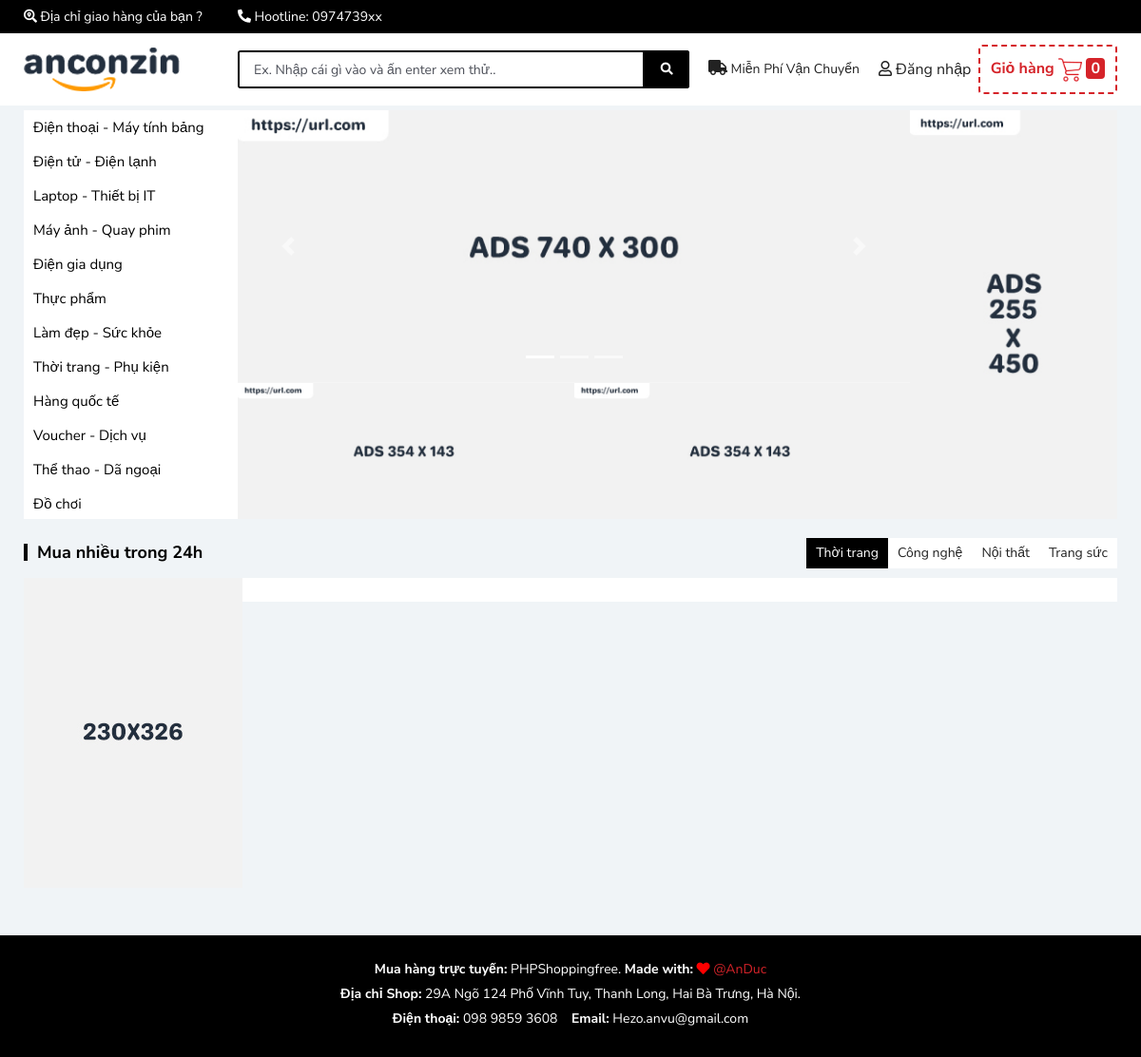
Screenshot of /PHPShopping/product.php?cat=1 with the database file from the repository.
### tables this page shows
CREATE TABLE `tbl_category` (
  `catId` int(11) NOT NULL,
  `catName` varchar(255) NOT NULL,
  `catTitle` varchar(255) NOT NULL
);

### PHPShopping/class/category.php (called while the page is built, shortened)
<?php
	$filepath = realpath(dirname(__FILE__));
	include_once($filepath.'/../libs/database.php');
?>
<?php
	class category
	{
		private $db;
		public function __construct()
		{
			$this->db = new Database();
		}
		public function show_category()
		{
			$query = "SELECT * FROM tbl_category order by catId asc ";
			$result = $this->db->select($query);
			return $result;
		}
	}
 ?>

### PHPShopping/libs/database.php (called while the page is built, shortened)
<?php
Class Database{
   public $host   = DB_HOST;
   public $user   = DB_USER;
   public $pass   = DB_PASS;
   public $dbname = DB_NAME;
   public $link;
private function connectDB(){
   $this->link = new mysqli($this->host, $this->user, $this->pass,
    $this->dbname);
 }
public function select($query){
  $result = $this->link->query($query) or
   die($this->link->error.__LINE__);
  if($result->num_rows > 0){
    return $result;
  } else {
    return false;
  }
 }
}

### PHPShopping/template-parts/main-menu.php (the view, shortened to what this page needs)
<div class="box-cate">
	  <?php $showCat = $cat ->show_category();
                      if ($showCat){
                        while ( $result = $showCat ->fetch_assoc()) {
                      ?>
	<ul>
		<li class="menu-item"><a href="product.php?cat=<?php echo $result['catId']  ?>"" title="#" value ="<?php echo $result['catId']  ?>"><?php echo $result['catName']  ?></a></li>
	</ul>
	<?php
		}
	}
	?>
</div>

### PHPShopping/assets/css/style.css (style rules this page uses)
.box-cate { display: block; position: relative; }
.box-cate ul li:first-child { border: 0; }
.box-cate ul li { position: relative; display: block; width: 100%; padding: 3px 0; border-top: 1px solid #f2f2f2; }
.box-cate ul li a { position: relative; display: block; padding: 0 10px; line-height: 30px; color: #000; font-size: 15px; height: 30px; overflow: hidden; -webkit-box-orient: vertical; text-overflow: ellipsis; -webkit-line-clamp: 1; white-space: nowrap; }

### rows the page displays
tbl_category: $result['catId'] 1 (drawn), catName "Điện thoại - Máy tính bảng"
tbl_category: $result['catId'] 2 (drawn), catName "Điện tử - Điện lạnh"
tbl_category: $result['catId'] 5 (drawn), catName "Laptop - Thiết bị IT"
tbl_category: $result['catId'] 6 (drawn), catName "Máy ảnh - Quay phim"
tbl_category: $result['catId'] 7 (drawn), catName "Điện gia dụng"
tbl_category: $result['catId'] 8 (drawn), catName "Thực phẩm"
tbl_category: $result['catId'] 9 (drawn), catName "Làm đẹp - Sức khỏe"
tbl_category: $result['catId'] 10 (drawn), catName "Thời trang - Phụ kiện"
tbl_category: $result['catId'] 12 (drawn), catName "Hàng quốc tế"
tbl_category: $result['catId'] 13 (drawn), catName "Voucher - Dịch vụ"
tbl_category: $result['catId'] 15 (drawn), catName "Thể thao - Dã ngoại"
tbl_category: $result['catId'] 16 (drawn), catName "Đồ chơi"

### other values shown
$result['checkpayment'] "0"
